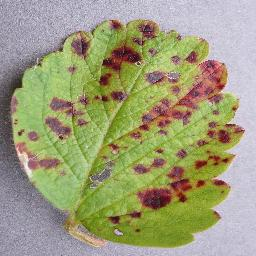
#> input picture diease/0d02dec3-bad2-4dba-a2d5-480b6fdf3d7a___RS_L.Scorch 1157_flipLR.JPG, 256 x 256 px; its folder holds 4 pictures in this run
$ jupyter execute res.ipynb
#> lines starting #> are read from the running program, lines starting #| are printed output that depends on the picture; after the words box and inside, x2 and y2 are one past the last pixel; in counts of white or black regions, pixels touching at a corner belong together
[cell 1]
# -*- coding: utf-8 -*-
"""
Created on Wed Sep  2 10:39:59 2020

@author: c3121
"""


#%%
import os
import keras
import numpy as np
from PIL import Image
import cv2
import matplotlib.pyplot as plt
def apply_color_mask(hsv,img,low,high):
    # Apply color mask to image
    mask = cv2.inRange(hsv, low, high)
    res = cv2.bitwise_and(img,img, mask= mask)
    return res

#%%
base_path = r'diease'#這裡要改
for root, dirs, files in os.walk(base_path):
    for file in files:
        if file.endswith(".JPG"):
            filename = os.path.join(root, file)
            file_size = os.path.getsize(filename)
            category_name = os.path.basename(root)
            if file_size >= 2048:
                im = cv2.imread(filename)
#> im is the input picture: shape (256, 256, 3); mean B, G, R 121.6, 157.9, 158.4
                #im = cv2.imread(r'diease/c47ccf21-5249-4a95-8d33-0d640e3529f7___RS_L.Scorch 0158.JPG')
                im=cv2.resize(im,(128,128), interpolation = cv2.INTER_CUBIC)
#> im: shape (128, 128, 3)
                im_hsv=cv2.cvtColor(im,cv2.COLOR_BGR2HSV)
#> im_hsv: shape (128, 128, 3); mean H, S, V 71.4, 88.4, 171.2
                im=cv2.cvtColor(im,cv2.COLOR_BGR2RGB)
                im_gray=cv2.cvtColor(im,cv2.COLOR_RGB2GRAY)
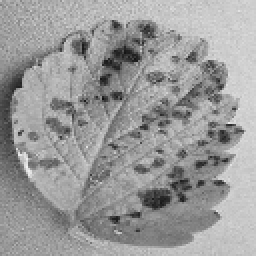
#> im_gray: shape (128, 128) (shown 2 times larger); min 15, max 244, mean 153.9
                # [8 lines of commented-out code are left out]
                mask_g = cv2.inRange(im_hsv,(20,43,46) ,(99,255,255) )
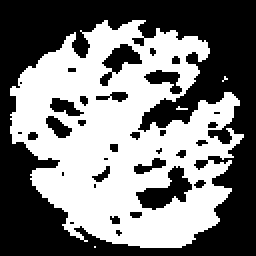
#> mask_g: shape (128, 128) (shown 2 times larger); 48% white; 4 white regions (3 under 20 px), largest, box (x1, y1, x2, y2) and area: (5, 10, 122, 124) 7855
                im_res_g=cv2.bitwise_and(im,im,mask=mask_g)
                #plt.subplot(2,2,3)
                #plt.imshow(im_res_g)
                mask_brown1=cv2.inRange(im_hsv,(0,0,0),(20,255,255))
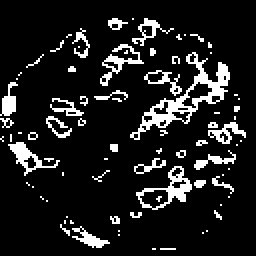
#> mask_brown1: shape (128, 128) (shown 2 times larger); 12% white in thin lines or dots, all inside (x1, y1, x2, y2) = (0, 9, 123, 125)
                im_res_brown1=cv2.bitwise_and(im,im,mask= mask_brown1 )
                mask_brown2=cv2.inRange(im_hsv,(160,0,0),(180,255,255))
                im_res_brown2=cv2.bitwise_and(im,im,mask=mask_brown2)
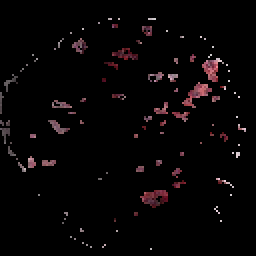
#> im_res_brown2: shape (128, 128, 3) (shown 2 times larger); mean R, G, B 6.8, 4.3, 4.8
                #plt.subplot(2,2,4)
                #plt.imshow(cv2.add(im_res_brown1,im_res_brown2))

                #plt.show()
                im_no_background=cv2.add(cv2.add(im_res_brown1,im_res_brown2),im_res_g)
                im_no_background_gray=cv2.cvtColor(im_no_background,cv2.COLOR_RGB2GRAY)
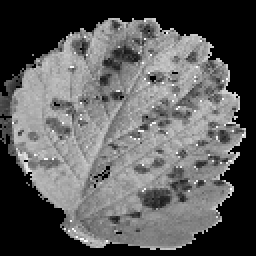
#> im_no_background_gray: shape (128, 128) (shown 2 times larger); min 0, max 255, mean 92
                #plt.imshow(im_no_background)
                #plt.show()
                #%%
                ( cnts, _) = cv2.findContours(im_no_background_gray.copy(), cv2.RETR_EXTERNAL,cv2.CHAIN_APPROX_SIMPLE)
#> cnts = 3 contours, 2 with area under 20; largest, box (x1, y1, x2, y2) and area: (0, 9, 123, 125) 10414

                clone = im.copy()

                cv2.drawContours(clone, cnts, -1, (0, 0, 0), 2)
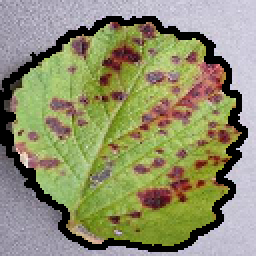
#> clone: shape (128, 128, 3) (shown 2 times larger); mean R, G, B 143, 143.1, 108.5
                clone_hsv=cv2.cvtColor(clone,cv2.COLOR_RGB2HSV)
#> clone_hsv: shape (128, 128, 3); mean H, S, V 64.3, 83.2, 155.3
                mask_green = cv2.inRange(im_hsv,(20,43,46) ,(99,255,255) )
                mask_brown3=cv2.inRange(im_hsv,(0,0,0),(20,255,255))
                mask_brown4=cv2.inRange(im_hsv,(160,0,0),(180,255,255))
                clone_res_g=cv2.bitwise_and(clone,clone,mask=mask_green)
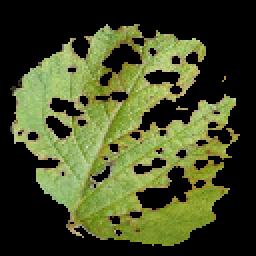
#> clone_res_g: shape (128, 128, 3) (shown 2 times larger); mean R, G, B 67.5, 75.1, 37.3
                clone_res_brown=cv2.bitwise_and(clone,clone,mask=cv2.add(mask_brown3,mask_brown4))
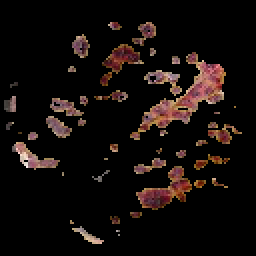
#> clone_res_brown: shape (128, 128, 3) (shown 2 times larger); mean R, G, B 19.4, 12.9, 10.9
                clone_res=cv2.bitwise_and(clone,clone,mask=cv2.add(mask_green,cv2.add(mask_brown3,mask_brown4)))
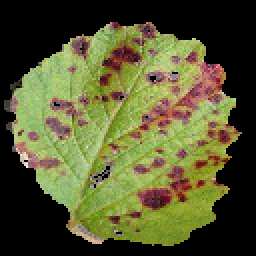
#> clone_res: shape (128, 128, 3) (shown 2 times larger); mean R, G, B 86.1, 87.2, 47.8
                clone_res_brown_gray=cv2.cvtColor(clone_res_brown,cv2.COLOR_RGB2GRAY)
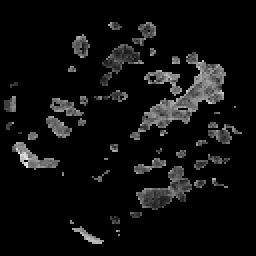
#> clone_res_brown_gray: shape (128, 128) (shown 2 times larger); min 0, max 244, mean 14.6
                #plt.subplot(1,2,1)
                #plt.imshow(clone_res_g)
                #plt.subplot(1,2,2)
                plt.imshow(clone_res)
                plt.show()
                #plt.imshow(clone_res_brown)
                #plt.show()
'''
#%%
im_crop=[]
for i in (range(8)):
    for j in range(8):
        im_crop.append((clone_res_brown)[i*16:(i+1)*16,j*16:(j+1)*16])
n=0
for a in im_crop:
   plt.subplot(8,8,1+n)
   plt.imshow(a)
   n=n+1
plt.show()
#%%
black=np.zeros((16,16,3))
diease=[]
for a in im_crop:
    k=0
    for i in range(16):

        for j in range(16):
            if not (a[i][j]==(0,0,0)).all():
                k=k+1
    if k>30:
        diease.append(a)
#%%
n=0
for a in diease:
   #plt.subplot(8,8,1+n)
   plt.imshow(a)
  # n=n+1
   plt.show()
#%%
'''

'''
#%%
im_res_gray=cv2.cvtColor(im_res_g,cv2.COLOR_RGB2GRAY)
im_res_gray=cv2.GaussianBlur(im_res_gray,(3,3),0 )
im_canny_g=cv2.Canny(im_res_gray,400,500)
im_canny_brown=cv2.Canny(im_res_brown1,400,500)
#im_canny=cv2.cvtColor(im_canny,cv2.COLOR_GRAY2RGB)
plt.subplot(1,2,1)
plt.imshow(im_canny_g,cmap='gray')
plt.subplot(1,2,2)
plt.imshow(cv2.multiply(im_canny_brown,im_canny_g),cmap='gray' )
plt.show()
'''

$ run again, on diease/1ea9b86f-9f18-4364-9933-f33cb2312c11___RS_L.Scorch 1521_flipLR.JPG
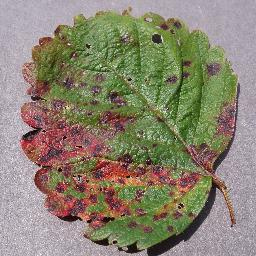
#> input picture diease/1ea9b86f-9f18-4364-9933-f33cb2312c11___RS_L.Scorch 1521_flipLR.JPG, 256 x 256 px
#> im is the input picture: shape (256, 256, 3); mean B, G, R 112, 131.6, 138.4
#> im_hsv: shape (128, 128, 3); mean H, S, V 82.6, 75.1, 146.2
#> `mask_g = cv2.inRange(im_hsv,(20,43,46) ,(99,255,255) )`:
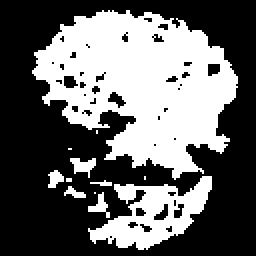
#> mask_g: shape (128, 128) (shown 2 times larger); 40% white; 12 white regions (6 under 20 px), largest, box (x1, y1, x2, y2) and area: (16, 5, 119, 90) 5232, (44, 88, 106, 125) 1081, (35, 79, 48, 89) 70, (44, 96, 55, 109) 57, (24, 85, 32, 94) 47, (32, 93, 43, 99) 34
#> mask_brown1: shape (128, 128); 16.7% white; 86 white regions (80 under 20 px), largest, box (x1, y1, x2, y2) and area: (10, 12, 118, 128) 2187, (108, 47, 119, 76) 73, (28, 37, 39, 44) 31, (77, 102, 84, 110) 30, (86, 100, 92, 109) 26, (81, 8, 91, 14) 21
#> mask_brown2: shape (128, 128); 11.6% white; 129 white regions (116 under 20 px)
#> cnts = 27 contours, 26 with area under 20; largest, box (x1, y1, x2, y2) and area: (9, 1, 120, 128) 10914
#> clone: shape (128, 128, 3); mean R, G, B 118.9, 113.6, 94
#> clone_hsv: shape (128, 128, 3); mean H, S, V 68.7, 70.8, 126.6
#> `clone_res_brown_gray=cv2.cvtColor(clone_res_brown,cv2.COLOR_RGB2GRAY)`:
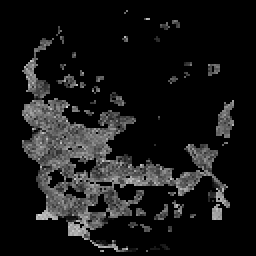
#> clone_res_brown_gray: shape (128, 128) (shown 2 times larger); min 0, max 220, mean 22.7
